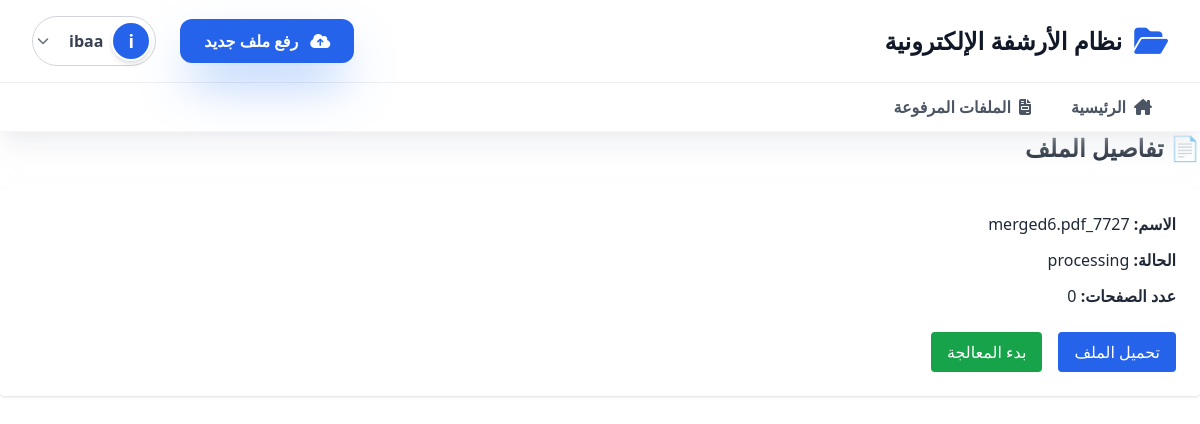
/uploads/2/ (signed in), run on the app's committed database.
### processing/models.py (models this page shows)
class Upload(models.Model):
    STATUS_CHOICES = [
        ('pending', 'Pending'),
        ('uploading', 'Uploading'),
        ('processing', 'Processing'),
        ('completed', 'Completed'),
        ('failed', 'Failed'),
    ]
    user = models.ForeignKey(User, on_delete=models.CASCADE)
    original_filename = models.CharField(max_length=255)
    stored_filename = models.CharField(max_length=255)
    total_pages = models.IntegerField(default=0)
    status = models.CharField(max_length=20, choices=STATUS_CHOICES, default='pending')
    created_at = models.DateTimeField(auto_now_add=True)
    updated_at = models.DateTimeField(auto_now=True)

### processing/views.py (the view)
# urls.py: path('uploads/<int:upload_id>/', views.upload_detail, name='upload_detail'),
@login_required
def upload_detail(request, upload_id):
    upload = get_object_or_404(Upload, id=upload_id, user=request.user)
    return render(request, 'uploads/detail.html', {'upload': upload})

### processing/templates/uploads/detail.html (shortened to what this page needs)
{% extends "base.html" %}
{% block content %}
<h2 class="text-2xl font-bold mb-6">📄 تفاصيل الملف</h2>
<div class="bg-white p-6 rounded shadow">
    <p class="mb-3"><b>الاسم:</b> {{ upload.original_filename }}</p>
    <p class="mb-3"><b>الحالة:</b> {{ upload.status }}</p>
    <p class="mb-3"><b>عدد الصفحات:</b> {{ upload.total_pages }}</p>
    <div class="mt-6 flex gap-4">
        <a href="{% url 'download_file' upload.id %}" class="bg-blue-600 text-white px-4 py-2 rounded">
            تحميل الملف
        </a>
        <a href="{% url 'processing:process_upload' upload.id %}" class="bg-green-600 text-white px-4 py-2 rounded">
            بدء المعالجة
        </a>
    </div>
</div>
{% endblock %}

### processing/templates/base.html (shortened to what this page needs)
{% load static %}
<!DOCTYPE html>
<html lang="ar" dir="rtl">
<head>
    <link rel="stylesheet" href="https://cdnjs.cloudflare.com/ajax/libs/font-awesome/6.5.2/css/all.min.css" />
    <script src="https://cdn.tailwindcss.com"></script>
</head>
<body class="body-pattern text-gray-800">
<header class="sticky top-0 z-50 bg-white shadow-xl shadow-gray-200/50 border-b border-gray-100/70">
    <div class="max-w-7xl mx-auto px-4 sm:px-6 lg:px-8 py-4 flex justify-between items-center">
        <a href="{% url 'processing:dashboard' %}" class="flex items-center gap-3 flex-shrink-0 group">
            <span class="text-blue-600 text-3xl transition-transform group-hover:scale-105">
                <i class="fa-solid fa-folder-open"></i>
            </span>
            <h1 class="text-2xl font-extrabold text-gray-900 transition-colors group-hover:text-blue-700">نظام الأرشفة الإلكترونية</h1>
        </a>
        <div class="flex items-center gap-6 flex-shrink-0">
            <a href="{% url 'processing:upload_create' %}"
               class="bg-blue-600 text-white px-6 py-2.5 rounded-xl font-extrabold text-base
                      shadow-2xl shadow-blue-500/70
                      hover:bg-blue-700 transition transform hover:-translate-y-0.5 hover:shadow-blue-500/90 duration-300">
                <i class="fa-solid fa-cloud-upload-alt ml-2"></i> رفع ملف جديد
            </a>
            {% if user.is_authenticated %}
            <div x-data="{ open: false }" @keydown.escape.window="open = false" class="relative">
                <button @click="open = !open" type="button"
                        class="flex items-center gap-2 p-1 bg-white rounded-full
                               border border-gray-300 hover:border-blue-400
                               transition duration-150 focus:outline-none focus:ring-4 focus:ring-blue-500/50">
                    <div class="w-10 h-10 bg-blue-600 rounded-full flex items-center justify-center
                                text-white font-bold text-lg border-2 border-white shadow-md">
                        {{ user.username|slice:":1" }}{{ user.last_name|slice:":1" }}
                    </div>
                    <span class="font-bold text-gray-700 hidden sm:block ml-1">{{ user.username }}</span>
                    <i class="fa-solid fa-chevron-down text-gray-500 text-xs mr-2 transition-transform" :class="{ 'rotate-180': open }"></i>
                </button>
            </div>
            {% endif %}
        </div>
    </div>
    <div class="h-px bg-gray-200/70"></div>
    <nav class="max-w-7xl mx-auto px-4 sm:px-6 lg:px-8">
        <div class="flex items-center gap-2 text-base font-semibold">
            <a href="{% url 'processing:dashboard' %}" class="py-3 px-4 transition duration-200 rounded-t-lg flex items-center {% if request.resolver_match.url_name == 'dashboard' %}text-blue-700 border-b-4 border-blue-600 font-extrabold -mb-px bg-blue-50{% else %}text-gray-600 hover:text-blue-700 hover:bg-blue-50/50{% endif %}">
                <i class="fa-solid fa-house-chimney ml-2"></i> الرئيسية
            </a>
            <a href="{% url 'processing:upload_list' %}" class="py-3 px-4 transition duration-200 rounded-t-lg flex items-center {% if request.resolver_match.url_name == 'upload_list' %}text-blue-700 border-b-4 border-blue-600 font-extrabold -mb-px bg-blue-50{% else %}text-gray-600 hover:text-blue-700 hover:bg-blue-50/50{% endif %}">
                <i class="fa-solid fa-file-invoice ml-2"></i> الملفات المرفوعة
            </a>
        </div>
    </nav>
</header>
{% block content %}{% endblock %}
</body>
</html>

### data on the page
Upload: original_filename "7727_merged6.pdf", status "processing", total_pages "0"

### other printed values
{{ user.username|slice:":1" }} "i"
{{ user.username }} "ibaa"
